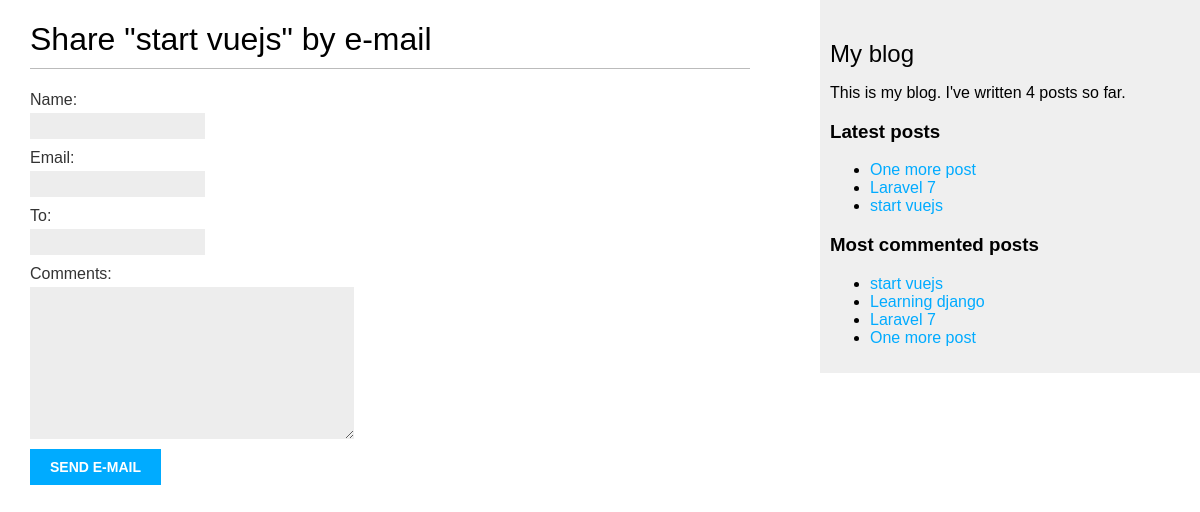
The app's page /blogsite/2/share/, older data.
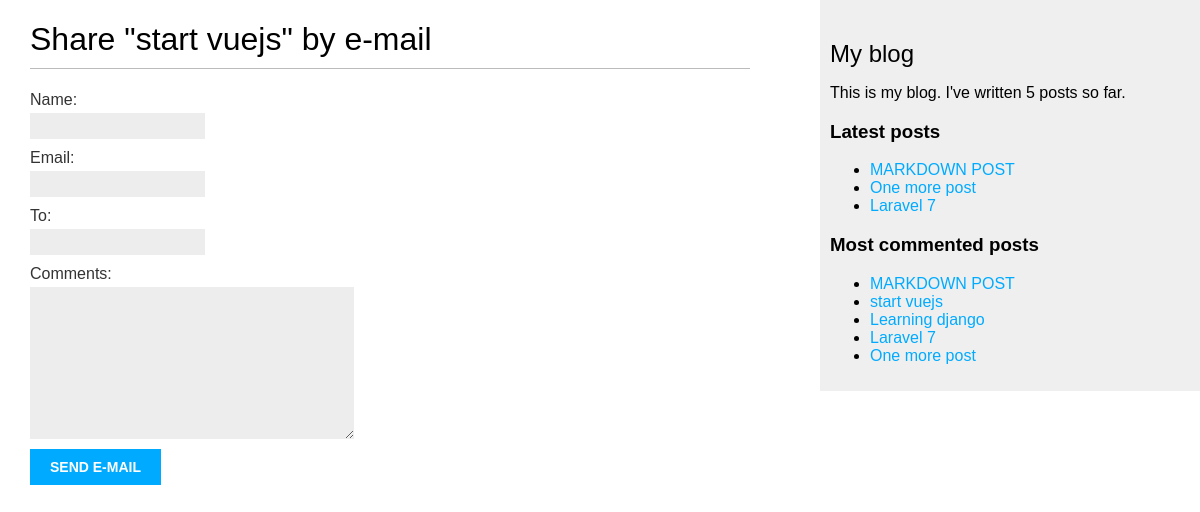
The same page, newer data.
### blogsite/models.py (models this page shows, shortened)
class Post( models.Model ) :
    STATUS_CHOICES = (
        ( 'draft', 'Draft'),
        ( 'published', 'Published'),
    )
    title = models.CharField( max_length=250)
    slug = models.SlugField(max_length=250, unique_for_date='publish')
    author = models.ForeignKey( User, on_delete=models.CASCADE, related_name='blogsite_posts')
    body = models.TextField()
    publish = models.DateTimeField( default=timezone.now )
    created = models.DateTimeField( auto_now_add=True )
    updated = models.DateTimeField( auto_now=True )
    status = models.CharField( max_length=10, choices=STATUS_CHOICES, default='draft')
    objects = models.Manager() #the default manager
    published = PublishedManager() #Our custom manager
    tags = TaggableManager() #The tags manager will allow you to add, retrieve, and remove tags from Post objects.
    class Meta :
        ordering = ( '-publish', )
    def get_absolute_url( self ) :
        return reverse(  'blogsite:post_detail', args=[self.publish.year, self.publish.month, self.publish.day, self.slug] )

### blogsite/views.py (the view)
# urls.py: path('<int:post_id>/share/', views.post_share, name = 'post_share'),
def post_share( request, post_id ) :
    post = get_object_or_404( Post, id = post_id, status = 'published')
    sent = False
    if request.method == 'POST' :
        form = EmailPostForm( request.POST )
        if form.is_valid() :
            cd = form.cleaned_data
            post_url = request.build_absolute_uri( post.get_absolute_url())
            subject = f"{cd['name']} recommends you read" f"{post.title}"
            message = f"Read {post.title} at {post_url}\n\n" \
            f"{cd['name']}\'s comments: {cd['comments']}"
            send_mail( subject, message, 'christian.85@live.fr', [cd['to']] )
            sent = True
    else :
        form = EmailPostForm()
    return render( request, 'blogsite/post/share.html', {'post' : post, 'form' : form, 'sent' : sent})

### blogsite/forms.py
class EmailPostForm( forms.Form ) :
    name = forms.CharField( max_length = 25 )
    email = forms.EmailField()
    to = forms.EmailField()
    comments = forms.CharField( required = False, widget = forms.Textarea )

### blogsite/models.py (called while the page is built)
    def get_queryset( self ) :
        return super( PublishedManager, self ).get_queryset().filter( status='published' )

### blogsite/templatetags/blogsite_tags.py (called while the page is built)
@register.simple_tag
def total_posts() :
    return Post.published.count()

@register.inclusion_tag( 'blogsite/post/latest_posts.html' )
def show_latest_posts( count=5 ) :
    latest_posts = Post.published.order_by('-publish')[:count]
    return {'latest_posts' : latest_posts}

@register.simple_tag
def get_most_commented_post( count=5 ) :
    return Post.published.annotate(
        total_comments = Count('comments')
    ).order_by('-total_comments')[:count]

### templates/blogsite/post/share.html (shortened to what this page needs)
{% extends 'blogsite/base.html' %}
{% block content %}
    {% if sent %}
    <h1>E-mail successfully sent</h1>
    <p>
        "{{ post.title}}" was successfully sent to {{ form.cleaned_data.to }}
    </p>
    {% else %}
    <h1>Share "{{ post.title}}" by e-mail</h1>
    <form method="POST">
        {{ form.as_p }}
        <input type="submit" value="Send e-mail">
    </form>
    {% endif %}
{% endblock %}

### templates/blogsite/base.html (shortened to what this page needs)
{% load blogsite_tags %}
{% load static %}
<!DOCTYPE html>
<html>
<head>
  <link href="{% static 'css/blogsite.css' %}" rel="stylesheet">
</head>
<body>
  <div id="content">
    {% block content %}
    {% endblock %}
  </div>
  <div id="sidebar">
    <h2>My blog</h2>
    <p>This is my blog. I've written {% total_posts %} posts so far.</p>
    <h3>Latest posts</h3>
    {% show_latest_posts 3 %}
  <h3>Most commented posts</h3>
    {% get_most_commented_post as most_commented_posts %}
    <ul>
      {% for post in most_commented_posts %}
        <li>
          <a href="{{ post.get_absolute_url }}"> {{ post.title }}</a>
        </li>
      {% endfor %}
    </ul>
  </div>
</body>
</html>

### templates/blogsite/post/latest_posts.html
<ul>
  {% for post in latest_posts %}
    <li>
      <a href="{{ post.get_absolute_url }}">{{ post.title }}</a>
    </li>
  {% endfor %}
</ul>

Row changes from the older to the newer data that the page shows:
no longer on one of the page's lists (row unchanged): Post: title "start vuejs"
added Post: title "MARKDOWN POST"
Text that changed along with them:
text no longer shown: "4"
text now shown: "5"
